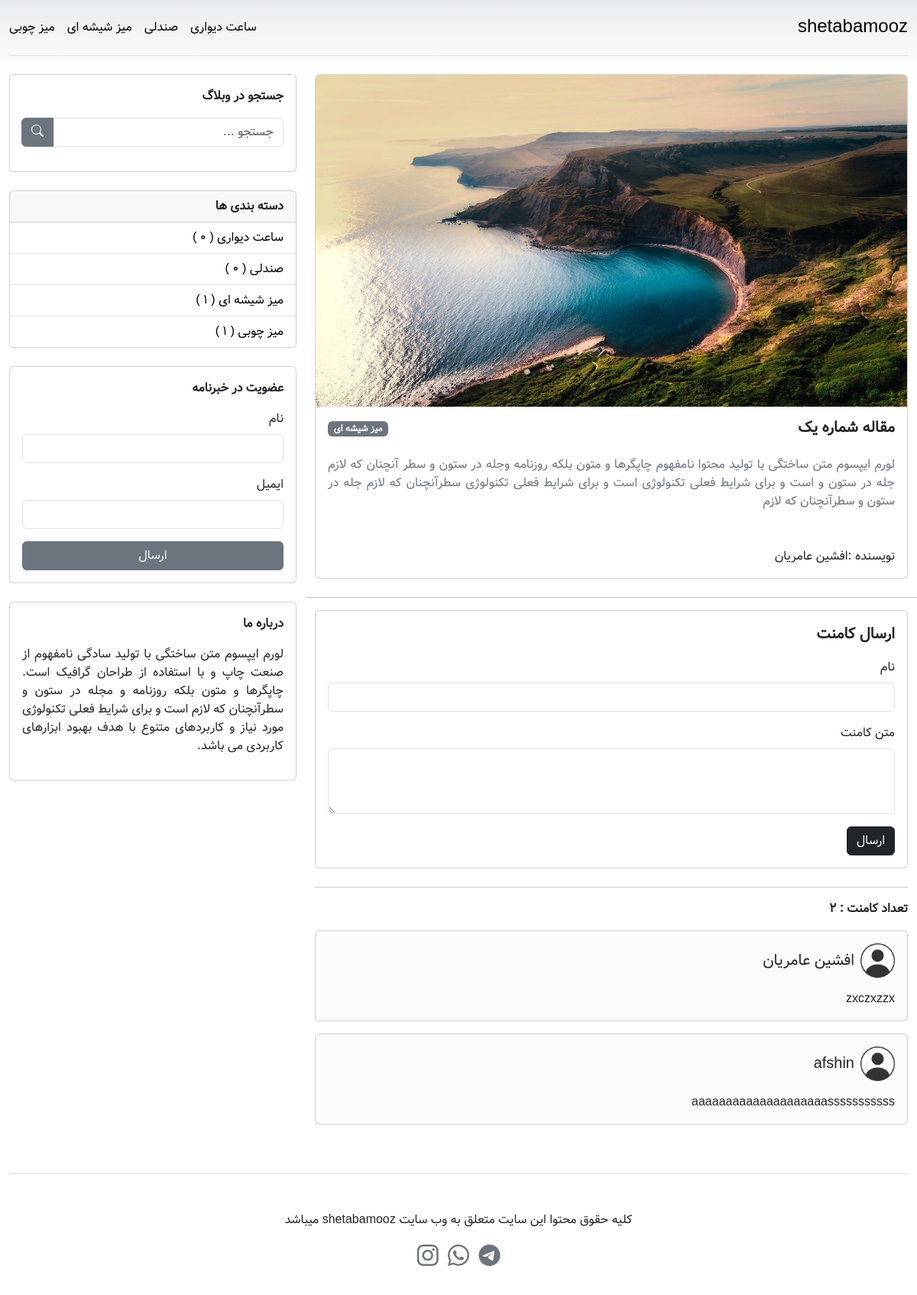
The page /blog6/single.php?postId=1 on the database its author committed.
### tables this page shows
CREATE TABLE `categories` (
  `id` int(11) NOT NULL,
  `title` varchar(255) NOT NULL,
  `date` datetime NOT NULL,
  `status` tinyint(1) NOT NULL
);

CREATE TABLE `posts` (
  `id` int(11) NOT NULL,
  `title` varchar(255) NOT NULL,
  `body` text NOT NULL,
  `category_id` int(11) NOT NULL,
  `author` varchar(255) NOT NULL,
  `image` varchar(255) NOT NULL
);

CREATE TABLE `comments` (
  `id` int(11) NOT NULL,
  `name` varchar(255) NOT NULL,
  `comment` text NOT NULL,
  `post_id` int(11) NOT NULL,
  `status` tinyint(1) NOT NULL
);

### blog6/include/function.php (called while the page is built, shortened)
<?php
function counting($id,$table,$field)
{
    global $conn;
    $countpost=$conn->query("select count(id) as countRow from $table where $field=$id")->fetch();
    return $countpost['countRow'];
}
?>

### blog6/single.php (the view, shortened to what this page needs)
<?php include "include/header.php";
if(isset($_GET['postId'])){
    $postId=$_GET['postId'];
    $post=$conn->query("select * from posts where id=$postId")->fetch();
    $category_id=$post['category_id'];
    $category=$conn->query("select * from categories where id=$category_id")->fetch();
}
?>
            <main>
                <section class="mt-4">
                    <div class="row">
                        <div class="col-lg-8">
                            <div class="row justify-content-center">
                                <div class="col">
                                    <div class="card">
                                        <img
                                        src="assets/images/<?= $post['image']?>"
                                            class="card-img-top"
                                            alt="post-image"
                                        />
                                        <div class="card-body">
                                            <div
                                                class="d-flex justify-content-between"
                                            >
                                                <h5 class="card-title fw-bold">
                                                 <?= $post['title']?>
                                                </h5>
                                                <div>
                                                    <span
                                                        class="badge text-bg-secondary"
                                                        ><?= $category['title'] ?></span
                                                    >
                                                </div>
                                            </div>
                                            <p
                                                class="card-text text-secondary text-justify pt-3"
                                            >
                                                <?= $post['body']; ?>
                                            </p>
                                            <div>
                                                <p class="fs-6 mt-5 mb-0">
                                                    نویسنده :<?= $post['author']?>
                                                </p>
                                            </div>
                                        </div>
                                    </div>
                                </div>
                                <hr class="mt-4" />
                                <div class="col">
                                    <div class="card">
                                        <div class="card-body">
                                            <p class="fw-bold fs-5">
                                                ارسال کامنت
                                            </p>
                                            <form method="post">
                                                <div class="mb-3">
                                                    <label class="form-label"
                                                        >نام</label
                                                    >
                                                    <input
                                                        type="text"
                                                        name="name"
                                                        class="form-control"
                                                    />
                                                </div>
                                                <div class="mb-3">
                                                    <label class="form-label"
                                                        >متن کامنت</label
                                                    >
                                                    <textarea
                                                        class="form-control"
                                                        name="comment"
                                                        rows="3"
                                                    ></textarea>
                                                </div>
                                                <button
                                                    type="submit"
                                                    name="sendComment"
                                                    class="btn btn-dark"
                                                >
                                                    ارسال
                                                </button>
                                            </form>
                                        </div>
                                    </div>
                                    <hr class="mt-4" />
                                    <?php
                                    $comments=$conn->query("select * from comments where post_id=$postId and status=1");
                                    ?>
                                    <p class="fw-bold fs-6">تعداد کامنت :
                                        <?php
                                        if($comments->rowCount() > 0)
                                        {
                                            echo $comments->rowCount();
                                        }else
                                        {
                                            echo 0;
                                        }?>
                                    </p>
                                    <?php foreach($comments as $comment): ?>
                                    <div class="card bg-light-subtle mb-3">
                                        <div class="card-body">
                                            <div
                                                class="d-flex align-items-center"
                                            >
                                                <img
                                                    src="./assets/images/profile.png"
                                                    width="45"
                                                    height="45"
                                                    alt="user-profle"
                                                />
                                                <h5
                                                    class="card-title me-2 mb-0"
                                                >
                                                    <?= $comment['name']?>
                                                </h5>
                                            </div>
                                            <p class="card-text pt-3 pr-3">
                                                <?= $comment['comment']?>
                                            </p>
                                        </div>
                                    </div>
                                    <?php endforeach ?>
                                </div>
                            </div>
                        </div>
                        <?php include "include/sidebar.php"; ?>
                    </div>
                </section>
            </main>
            <?php include "include/footer.php"; ?>

### blog6/include/header.php (shortened to what this page needs)
<?php
include "db.php";
include "function.php";
$categories=$conn->query("select * from categories order by id desc");
?>
<!DOCTYPE html>
<html dir="rtl" lang="fa">
    <head>
        <link
            rel="stylesheet"
            href="https://cdn.jsdelivr.net/npm/bootstrap-icons@1.10.5/font/bootstrap-icons.css"
        />
        <link
            href="https://cdn.jsdelivr.net/npm/bootstrap@5.3.1/dist/css/bootstrap.min.css"
            rel="stylesheet"
        />
        <link rel="stylesheet" href="./assets/css/style.css" />
    </head>
    <body>
        <div class="container py-3">
            <header
                class="d-flex flex-column flex-md-row align-items-center pb-3 mb-4 border-bottom"
            >
                <a
                    href="index.php"
                    class="fs-4 fw-medium link-body-emphasis text-decoration-none"
                >
                    shetabamooz
                </a>
                <nav class="d-inline-flex mt-2 mt-md-0 me-md-auto">
                    <?php foreach($categories as $category):?>
                    <a
                        class="me-3 py-2 link-body-emphasis text-decoration-none"
                        href="index.php?categoryId= <?=$category['id']?>"
                        ><?= $category['title']; ?></a
                    >
                    <?php endforeach ?>
                </nav>
            </header>

### blog6/include/sidebar.php (shortened to what this page needs)
<?php
$categories=$conn->query("select * from categories order by id desc");
?>
<div class="col-lg-4">
                            <div class="card">
                                <div class="card-body">
                                    <p class="fw-bold fs-6">جستجو در وبلاگ</p>
                                    <form action="search.php" method="post">
                                        <div class="input-group mb-3">
                                            <input
                                                type="text"
                                                name="keyword"
                                                class="form-control"
                                                placeholder="جستجو ..."
                                            />
                                            <button
                                                class="btn btn-secondary"
                                                name="search"
                                                type="submit"
                                            >
                                                <i class="bi bi-search"></i>
                                            </button>
                                        </div>
                                    </form>
                                </div>
                            </div>
                            <div class="card mt-4">
                                <div class="fw-bold fs-6 card-header">دسته بندی ها</div>
                                <ul class="list-group list-group-flush p-0">
                                    <?php foreach($categories as $category):?>
                                    <li class="list-group-item">
                                        <a
                                            class="link-body-emphasis text-decoration-none"
                                            href="index.php?categoryId= <?=$category['id']?>"
                                            ><?= $category['title'] ?>
                                            (
                                                <?php
                                                    echo counting($category['id'],'posts','category_id');
                                                ?>
                                            )
                                            </a
                                        >
                                    </li>
                                    <?php endforeach ?>
                                </ul>
                            </div>
                            <div class="card mt-4">
                                <div class="card-body">
                                    <p class="fw-bold fs-6">عضویت در خبرنامه</p>
                                    <form action="index.php" method="post" >
                                        <div class="mb-3">
                                            <label class="form-label"
                                                >نام</label
                                            >
                                            <input
                                                type="text"
                                                name="name"
                                                class="form-control"
                                            />
                                        </div>
                                        <div class="mb-3">
                                            <label class="form-label"
                                                >ایمیل</label
                                            >
                                            <input
                                                type="email"
                                                name="email"
                                                class="form-control"
                                            />
                                        </div>
                                        <div class="d-grid gap-2">
                                            <button
                                                type="submit"
                                                name="send"
                                                class="btn btn-secondary"
                                            >
                                                ارسال
                                            </button>
                                        </div>
                                    </form>
                                </div>
                            </div>
                            <div class="card mt-4">
                                <div class="card-body">
                                    <p class="fw-bold fs-6">درباره ما</p>
                                    <p class="text-justify">
                                        لورم ایپسوم متن ساختگی با تولید سادگی
                                        نامفهوم از صنعت چاپ و با استفاده از
                                        طراحان گرافیک است. چاپگرها و متون بلکه
                                        روزنامه و مجله در ستون و سطرآنچنان که
                                        لازم است و برای شرایط فعلی تکنولوژی مورد
                                        نیاز و کاربردهای متنوع با هدف بهبود
                                        ابزارهای کاربردی می باشد.
                                    </p>
                                </div>
                            </div>
                        </div>

### blog6/assets/css/style.css (style rules this page uses)
body { background-image: linear-gradient(180deg, #e9ecef, #fff 100px, #fff); background-repeat: no-repeat; font-family: "Vazir", sans-serif; }
.container { max-width: 1200px; }
.text-justify { text-align: justify; }
.input-group > :not(:first-child):not(.dropdown-menu):not(.valid-tooltip):not( .valid-feedback ):not(.invalid-tooltip):not(.invalid-feedback) { border-top-right-radius: 0; border-bottom-right-radius: 0; border-top-left-radius: 0.375rem; border-bottom-left-radius: 0.375rem; }
.input-group:not(.has-validation) > :not(:last-child):not(.dropdown-toggle):not(.dropdown-menu):not( .form-floating ) { border-top-left-radius: 0; border-bottom-left-radius: 0; border-top-right-radius: 0.375rem; border-bottom-right-radius: 0.375rem; }

### rows shown on the page
categories: title "ساعت دیواری"
categories: title "صندلی", id "0"
categories: title "میز شیشه ای", id "1"
categories: title "میز چوبی", id "1"
posts: image (picture), title "مقاله شماره یک", body "لورم ایپسوم متن ساختگی با تولید محتوا نامفهوم چاپگرها و متون بلکه روزنامه وجله در ستون و سطر آنچنان که لازم جله در ستون و است و برای شرایط فعلی تکنولوژی است و برای شرایط فعلی تکنولوژی سطرآنچنان که لازم جله در ستون و سطرآنچنان که لازم", author "افشین عامریان"
comments: name "افشین عامریان", comment "zxczxzzx"
comments: name "afshin", comment "aaaaaaaaaaaaaaaaaaaasssssssssss"

### other values the page prints
$comments->rowCount() "2"
